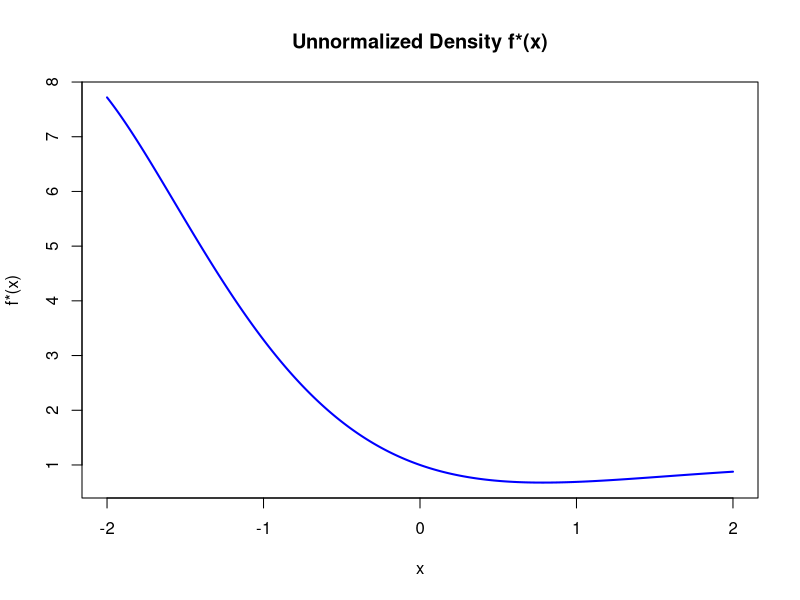
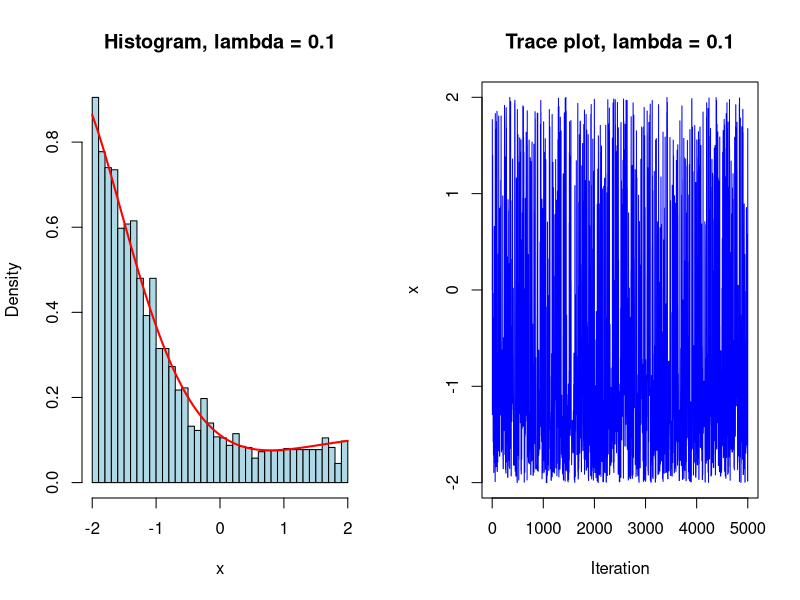
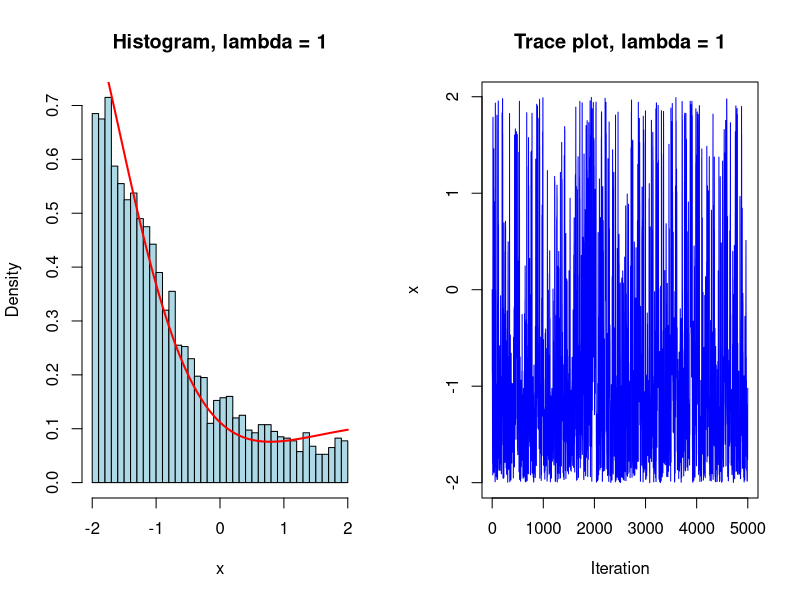
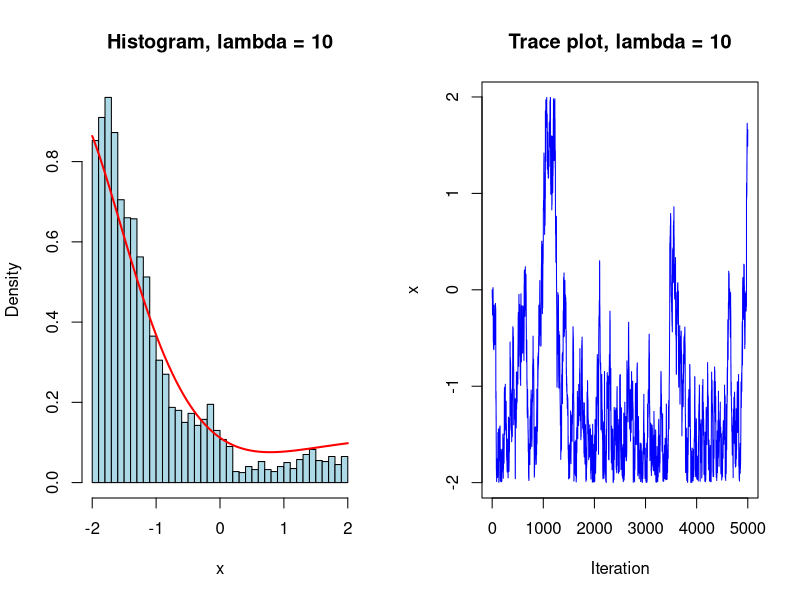

Generate these figures, in order, with R:
###############################################################################
# MAT5182 Computational Statistics — Assignment 5: Advanced Monte Carlo
# Yann-Emmanuel Obrou, Winter 2025
#
# Reconstructs the R code from the submitted report
# (reports/Assignement-5.pdf) after the original .Rmd file was lost.
# Question 3 (posterior density) was a hand-written derivation; no R code
# was submitted for it.
#
# Required packages: none (base R only).
###############################################################################

## ----------------------------------------------------------------------------
## Question 1 — Finite Markov chain: stationary distribution
## ----------------------------------------------------------------------------
# Transition matrix on {1, 2, 3}. The stationary distribution is
# pi = (1/3, 1/3, 1/3) (shown by hand in the report).

# (b) 10th power of Q
Q <- matrix(c(0.12, 0.24, 0.64,
              0.34, 0.40, 0.26,
              0.54, 0.36, 0.10), nrow = 3, byrow = TRUE)

# Function computing the power of a matrix
matrix_power <- function(matrix, power) {
  result <- diag(nrow(matrix))   # start with the identity matrix
  for (i in 1:power) {
    result <- result %*% matrix   # multiply by Q at each iteration
  }
  return(result)
}

Q10 <- matrix_power(Q, 10)
print(Q10)
# Report:
#           [,1]      [,2]      [,3]
# [1,] 0.3335765 0.3333908 0.3330327
# [2,] 0.3333013 0.3333258 0.3333729
# [3,] 0.3331222 0.3332834 0.3335944
# As expected, every row is close to (1/3, 1/3, 1/3).

# (c) Simulate the chain and compare visit proportions with pi

# Function simulating the Markov chain
simulate_markov <- function(transition_matrix, initial_state, n) {
  states <- numeric(n)
  states[1] <- initial_state
  for (i in 2:n) {
    current_state <- states[i - 1]   # 1, 2 or 3: used directly as row index
    states[i] <- sample(1:3, size = 1,
                        prob = transition_matrix[current_state, ])
  }
  return(states)
}

set.seed(123)

# NOTE: the assignment asked for a sample of size 100, while the report's
# code table shows sample_size <- 100000. Both runs are reproduced here.
sample_size <- 100
chain_sample <- simulate_markov(Q, initial_state = 1, sample_size)
prop_table <- table(chain_sample) / sample_size
print(prop_table)
# Report (n = 100, quoted in the text): approximately (0.36, 0.39, 0.25)

sample_size <- 100000
chain_sample <- simulate_markov(Q, initial_state = 1, sample_size)
prop_table <- table(chain_sample) / sample_size
print(prop_table)
# Report:
# chain_sample
#         1         2         3
# 0.33260   0.33548   0.33192

# By the law of large numbers for (irreducible, aperiodic) Markov chains,
# the visit proportions converge almost surely to pi = (1/3, 1/3, 1/3).

## ----------------------------------------------------------------------------
## Question 2 — Metropolis-Hastings for a non-standard density
## ----------------------------------------------------------------------------
# Target (unnormalized) on (-2, 2): f*(x) = -exp(-x) * sin(x) + 1.
# Normalizing constant C = integral_{-2}^{2} f*(x) dx (unknown).

# (a) Plot the unnormalized density
f_unnormalized <- function(x) {
  -exp(-x) * sin(x) + 1
}

x_vals <- seq(-2, 2, length.out = 1000)
y_vals <- f_unnormalized(x_vals)

plot(x_vals, y_vals, type = "l", col = "blue", lwd = 2,
     main = "Unnormalized Density f*(x)", xlab = "x", ylab = "f*(x)")

# (b) Estimate C by Monte Carlo: C = 4 * E[f*(X)], X ~ Uniform(-2, 2)
set.seed(123)

N <- 100000
x_samples <- runif(N, min = -2, max = 2)
C_estimate <- 4 * mean(f_unnormalized(x_samples))   # 4 = length of (-2, 2)
print(C_estimate)
# Report: [1] 8.936518

# (c) Metropolis-Hastings with an exponential proposal kernel
# Proposal: p(y) = lambda * exp(-lambda * y), y > 0. It is made symmetric
# by assigning a random sign to each exponential step, so the proposal
# ratio cancels in the acceptance probability. Proposed values outside
# (-2, 2) are resampled.

f_target <- function(x) {
  -exp(-x) * sin(x) + 1
}

MH_exponential <- function(x, lambda) {
  repeat {
    # Exponential step with a random sign
    delta <- rexp(1, rate = lambda)
    sign <- sample(c(-1, 1), 1)
    y <- x + sign * delta
    # Accept only proposals inside the support (-2, 2)
    if (y > -2 && y < 2) break
  }
  # Acceptance probability (proposal symmetric -> ratio simplifies)
  a <- min(1, f_target(y) / f_target(x))
  if (runif(1) < a) {
    return(y)   # accept the move
  } else {
    return(x)   # reject and stay
  }
}

# Simulate a Metropolis-Hastings chain
simulate_MH_chain <- function(lambda, n_iter = 5000, start = 0) {
  chain <- numeric(n_iter)
  chain[1] <- start
  for (i in 2:n_iter) {
    chain[i] <- MH_exponential(chain[i - 1], lambda)
  }
  return(chain)
}

# Normalized density used to overlay the true density on the histograms
f_normalized <- function(x) {
  f_target(x) / C_estimate
}

lambda_values <- c(0.1, 1, 10)
par(mfrow = c(1, 2))

for (lambda in lambda_values) {
  set.seed(123)
  chain <- simulate_MH_chain(lambda, n_iter = 5000, start = 0)

  # Histogram of the chain (after burn-in) vs the true normalized density
  hist(chain[1001:5000], breaks = 30, probability = TRUE,
       main = paste("Histogram, lambda =", lambda),
       xlab = "x", col = "lightblue", border = "black")
  x_curve <- seq(-2, 2, length.out = 1000)
  lines(x_curve, f_normalized(x_curve), col = "red", lwd = 2)

  # Trace (path) plot of the chain
  plot(chain, type = "l", col = "blue",
       main = paste("Trace plot, lambda =", lambda),
       xlab = "Iteration", ylab = "x")
}
par(mfrow = c(1, 1))

# Commentary (report):
# - lambda = 0.1: large jumps (mean step ~ 10); the chain bounces across
#   (-2, 2) but many proposals fall outside the support and are rejected,
#   so the histogram is rougher.
# - lambda = 1: moderate steps; good balance of acceptance and exploration;
#   the histogram tracks the true density most smoothly.
# - lambda = 10: small steps (mean ~ 0.1); high acceptance but slow,
#   local exploration; the chain takes longer to traverse (-2, 2).

## ----------------------------------------------------------------------------
## Question 3 — Posterior density (theory)
## ----------------------------------------------------------------------------
# X | Lambda = lambda ~ Exp(lambda), prior Lambda ~ Exp(beta):
# the posterior density was derived by hand (paper); no R code submitted.
